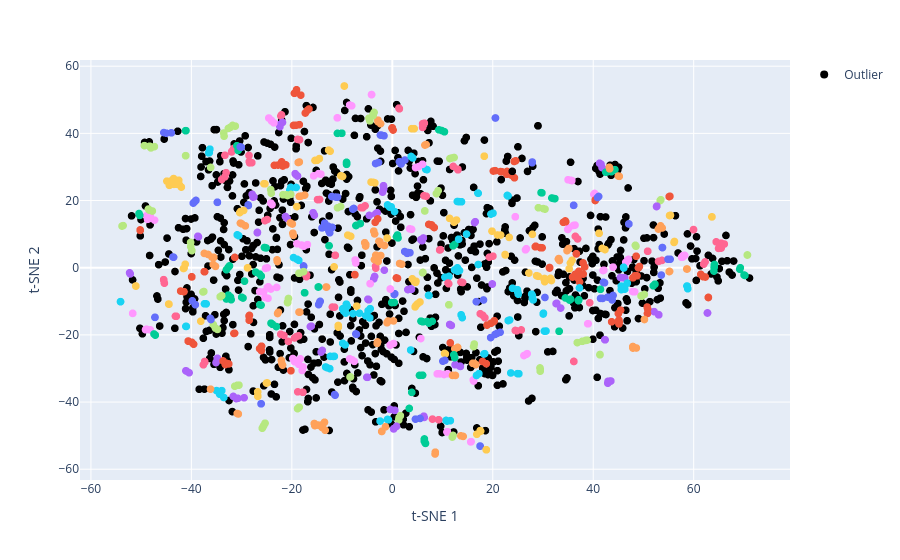

Notebook cell for this chart:
### Code cell
viz_clusters(valid_data_entities, encoded_entities, cluster_labels_entities)
